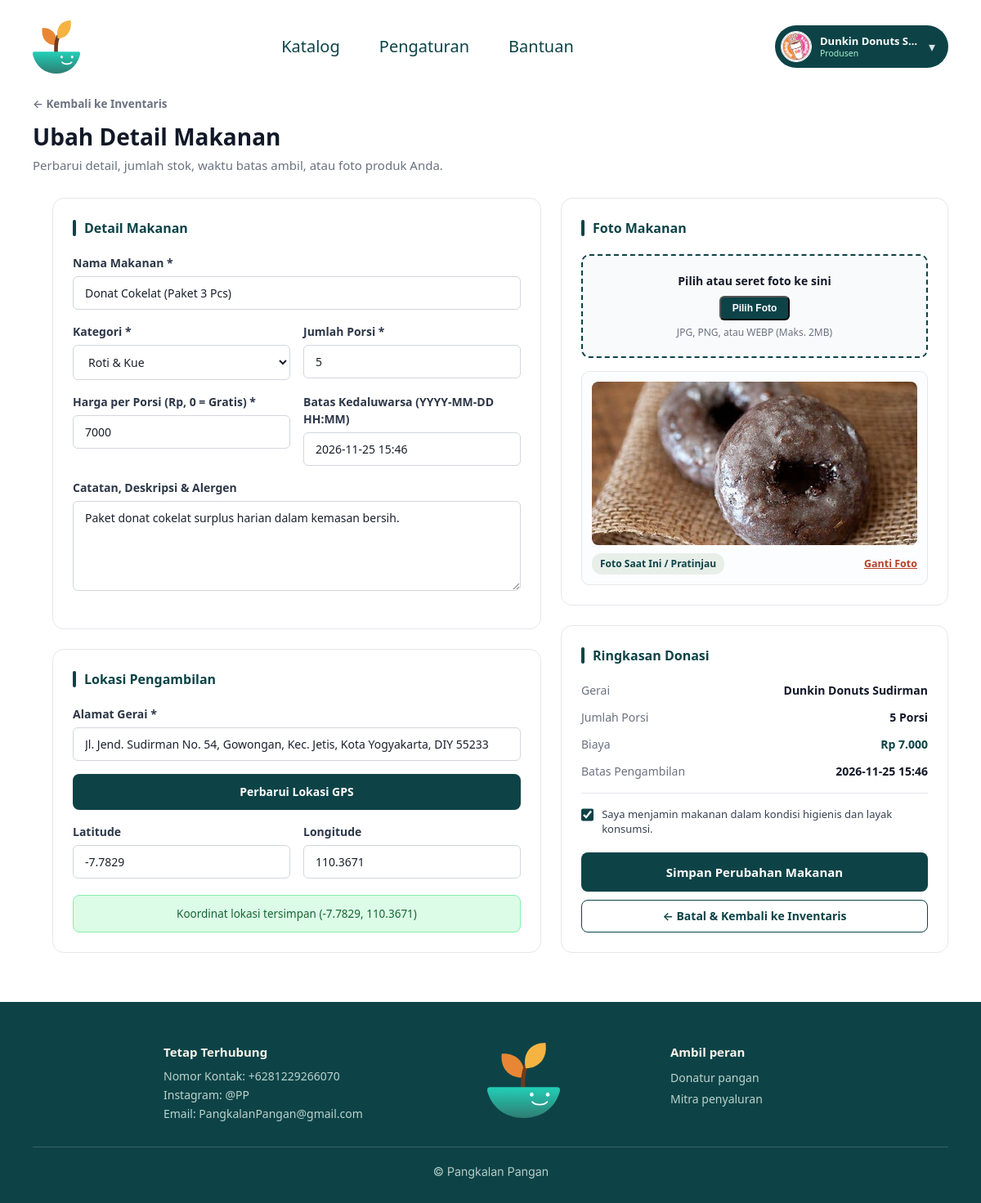
Page /add_food.php?id=1 (signed in) on the committed database.
### tables this page shows
CREATE TABLE makanan (
  id INT AUTO_INCREMENT PRIMARY KEY,
  produsen_id INT NOT NULL,
  kategori_id INT NOT NULL,
  nama_makanan VARCHAR(150) NOT NULL,
  deskripsi TEXT NULL,
  harga INT NOT NULL DEFAULT 0,
  stok INT NOT NULL DEFAULT 0,
  foto_makanan VARCHAR(255) NOT NULL DEFAULT 'default_makanan.png',
  kedaluwarsa_pada DATETIME NULL,
  alamat_ambil TEXT NULL,
  latitude_ambil DOUBLE NULL,  
  longitude_ambil DOUBLE NULL,
  dibuat_pada DATETIME NOT NULL DEFAULT CURRENT_TIMESTAMP,
  FOREIGN KEY (produsen_id) REFERENCES pengguna(id),
  FOREIGN KEY (kategori_id) REFERENCES kategori(id)
);

CREATE TABLE kategori (
  id INT AUTO_INCREMENT PRIMARY KEY,
  nama_kategori VARCHAR(100) NOT NULL UNIQUE,
  deskripsi TEXT NULL,
  dibuat_pada DATETIME NOT NULL DEFAULT CURRENT_TIMESTAMP
);

CREATE TABLE pengguna (
  id INT AUTO_INCREMENT PRIMARY KEY,
  username VARCHAR(50) NOT NULL UNIQUE,
  email VARCHAR(100) NOT NULL UNIQUE,
  kata_sandi_hash VARCHAR(255) NOT NULL,
  nama_lengkap VARCHAR(100) NOT NULL,
  foto_profil VARCHAR(255) NOT NULL DEFAULT 'default_avatar.png',
  peran ENUM('admin', 'produsen', 'konsumen') NOT NULL DEFAULT 'konsumen',
  dokumen_kelayakan VARCHAR(255) NULL,
  status_verifikasi ENUM('menunggu', 'disetujui', 'ditolak') NOT NULL DEFAULT 'menunggu',
  catatan_verifikasi TEXT NULL,
  dibuat_pada DATETIME NOT NULL DEFAULT CURRENT_TIMESTAMP
);

### includes/crud1_helpers.php (called while the page is built, shortened)
<?php
function crud1AmbilDaftarKategori($conn) {
    $daftar = array();
    $sql = "SELECT id, nama_kategori, deskripsi, dibuat_pada FROM kategori ORDER BY nama_kategori ASC";
    $stmt = mysqli_prepare($conn, $sql);
    mysqli_stmt_execute($stmt);
    $res = mysqli_stmt_get_result($stmt);
    while ($row = mysqli_fetch_assoc($res)) {
        $daftar[] = $row;
    }
    return $daftar;
}
function crud1AmbilMakananMilikProdusen($conn, $makanan_id, $produsen_id) {
    $id_bersih = (int) $makanan_id;
    $produsen_bersih = (int) $produsen_id;
    $sql = "SELECT id, produsen_id, kategori_id, nama_makanan, deskripsi, harga, stok, foto_makanan, "
         . "kedaluwarsa_pada, alamat_ambil, latitude_ambil, longitude_ambil, dibuat_pada "
         . "FROM makanan WHERE id = ? AND produsen_id = ? LIMIT 1";
    $stmt = mysqli_prepare($conn, $sql);
    mysqli_stmt_bind_param($stmt, "ii", $id_bersih, $produsen_bersih);
    mysqli_stmt_execute($stmt);
    $res = mysqli_stmt_get_result($stmt);
    $row = mysqli_fetch_assoc($res);
    return $row ? $row : null;
}
function crud1FormatKedaluwarsaInput($datetime_str) {
    $teks = trim((string) $datetime_str);
    $ts = strtotime($teks);
    return date('Y-m-d H:i', $ts);
}
function crud1FormatFotoUrl($foto_makanan, $base_prefix = '') {
    $fallback = 'assets/images/menu_donat_glaze.png';
    $raw = trim((string) $foto_makanan);
    if (file_exists(__DIR__ . '/../' . $raw)) {
        return $base_prefix . $raw;
    }
    return $base_prefix . $fallback;
}
?>

### includes/functions.php (called while the page is built, shortened)
<?php
function escapeHtml($teks) {
    return htmlspecialchars((string) $teks, ENT_QUOTES, 'UTF-8');
}
function formatRupiah($angka) {
    $nilai = (int) $angka;
    return 'Rp ' . number_format($nilai, 0, ',', '.');
}
function ambilPenggunaById($conn, $pengguna_id) {
    $id_bersih = (int) $pengguna_id;
    $sql = "SELECT id, username, email, nama_lengkap, foto_profil, peran, dokumen_kelayakan, status_verifikasi, catatan_verifikasi, dibuat_pada "
         . "FROM pengguna WHERE id = ? LIMIT 1";
    $stmt = mysqli_prepare($conn, $sql);
    mysqli_stmt_bind_param($stmt, "i", $id_bersih);
    mysqli_stmt_execute($stmt);
    $hasil = mysqli_stmt_get_result($stmt);
    $data_pengguna = mysqli_fetch_assoc($hasil);
    return $data_pengguna ? $data_pengguna : null;
}
?>

### add_food.php (the view, shortened to what this page needs)
<?php
require_once 'config/database.php';
require_once 'includes/functions.php';
require_once 'includes/crud1_helpers.php';
$produsen_id = (int) $_SESSION['user_id'];
$produsen = ambilPenggunaById($conn, $produsen_id);
$nama_gerai = trim((string) $produsen['nama_lengkap']) !== ''
    ? $produsen['nama_lengkap']
    : (isset($_SESSION['full_name']) ? $_SESSION['full_name'] : 'Mitra Produsen');
$daftar_kategori = crud1AmbilDaftarKategori($conn);
$edit_id = isset($_GET['id']) ? (int) $_GET['id'] : 0;
$is_edit = false;
$item_edit = null;
if ($edit_id > 0) {
    $item_edit = crud1AmbilMakananMilikProdusen($conn, $edit_id, $produsen_id);
    $is_edit = true;
}
$val_nama = $is_edit ? (string) $item_edit['nama_makanan'] : '';
$val_kategori_id = $is_edit ? (int) $item_edit['kategori_id'] : (!empty($daftar_kategori) ? (int) $daftar_kategori[0]['id'] : 0);
$val_harga = $is_edit ? (string) ((int) $item_edit['harga']) : '0';
$val_stok = $is_edit ? (string) ((int) $item_edit['stok']) : '10';
$val_deskripsi = ($is_edit && isset($item_edit['deskripsi'])) ? (string) $item_edit['deskripsi'] : '';
$val_alamat = ($is_edit && isset($item_edit['alamat_ambil'])) ? (string) $item_edit['alamat_ambil'] : '';
$val_lat = ($is_edit && $item_edit['latitude_ambil'] !== null) ? (string) $item_edit['latitude_ambil'] : '';
$val_lng = ($is_edit && $item_edit['longitude_ambil'] !== null) ? (string) $item_edit['longitude_ambil'] : '';
$default_kedaluwarsa = date('Y-m-d H:i', time() + 4 * 3600);
$val_kedaluwarsa = $is_edit
    ? crud1FormatKedaluwarsaInput($item_edit['kedaluwarsa_pada'])
    : $default_kedaluwarsa;
$preview_foto_src = $is_edit
    ? crud1FormatFotoUrl($item_edit['foto_makanan'])
    : 'assets/images/menu_ayam_crispy.png';
require_once 'includes/header.php';
require_once 'includes/navbar.php';
?>
        <div class="main-content">
            <div class="back-link-wrap">
                <a href="inventory.php" class="back-link-btn">&#8592; Kembali ke Inventaris</a>
            </div>
            <h1 class="page-title-main"><?php echo $is_edit ? 'Ubah Detail Makanan' : 'Donasi Makanan Baru'; ?></h1>
            <p class="page-subtitle-main"><?php echo $is_edit ? 'Perbarui detail, jumlah stok, waktu batas ambil, atau foto produk Anda.' : 'Daftarkan makanan untuk disalurkan kepada mereka yang membutuhkan.'; ?></p>
            <form action="actions/crud1_item.php" method="post" enctype="multipart/form-data" id="formAddFood" class="add-food-grid">
                <div class="add-food-col-left">
                    <div class="form-card">
                        <div class="form-card-header">
                            <span class="card-accent-bar"></span>
                            <h2 class="card-title-text">Detail Makanan</h2>
                        </div>
                        <div class="form-group">
                            <label for="inputFoodName" class="form-label">Nama Makanan *</label>
                            <input type="text" id="inputFoodName" name="nama_makanan" class="form-control" value="<?php echo escapeHtml($val_nama); ?>" />
                        </div>
                        <div class="form-row-2col">
                            <div class="form-group">
                                <label for="selectCategory" class="form-label">Kategori *</label>
                                <select id="selectCategory" name="kategori_id" class="form-control">
                                    <?php if (empty($daftar_kategori)): ?>
                                        <option value="0">Belum ada kategori</option>
                                    <?php else: ?>
                                        <?php foreach ($daftar_kategori as $kat): ?>
                                            <?php $kid = (int) $kat['id']; ?>
                                            <option value="<?php echo escapeHtml((string) $kid); ?>"<?php echo ($val_kategori_id === $kid) ? ' selected="selected"' : ''; ?>>
                                                <?php echo escapeHtml($kat['nama_kategori']); ?>
                                            </option>
                                        <?php endforeach; ?>
                                    <?php endif; ?>
                                </select>
                            </div>
                            <div class="form-group">
                                <label for="inputPortion" class="form-label">Jumlah Porsi *</label>
                                <input type="text" id="inputPortion" name="stok" class="form-control" value="<?php echo escapeHtml($val_stok); ?>" />
                            </div>
                        </div>
                        <div class="form-row-2col">
                            <div class="form-group">
                                <label for="inputPrice" class="form-label">Harga per Porsi (Rp, 0 = Gratis) *</label>
                                <input type="text" id="inputPrice" name="harga" class="form-control" value="<?php echo escapeHtml($val_harga); ?>" />
                            </div>
                            <div class="form-group">
                                <label for="inputExpiryTime" class="form-label">Batas Kedaluwarsa (YYYY-MM-DD HH:MM)</label>
                                <input type="text" id="inputExpiryTime" name="kedaluwarsa_pada" class="form-control" value="<?php echo escapeHtml($val_kedaluwarsa); ?>" />
                            </div>
                        </div>
                        <div class="form-group">
                            <label for="textareaNotes" class="form-label">Catatan, Deskripsi &amp; Alergen</label>
                            <textarea id="textareaNotes" name="deskripsi" class="form-control form-control-textarea" rows="4" cols="50"><?php echo escapeHtml($val_deskripsi); ?></textarea>
                        </div>
                    </div>
                    <div class="form-card">
                        <div class="form-card-header">
                            <span class="card-accent-bar"></span>
                            <h2 class="card-title-text">Lokasi Pengambilan</h2>
                        </div>
                        <div class="form-group">
                            <label for="inputAddress" class="form-label">Alamat Gerai *</label>
                            <input type="text" id="inputAddress" name="alamat_ambil" class="form-control" value="<?php echo escapeHtml($val_alamat); ?>" />
                        </div>
                        <button type="button" id="btnDetectLocation" class="btn-detect-gps-full btn-detect-gps">Perbarui Lokasi GPS</button>
                        <div class="form-row-2col">
                            <div class="form-group">
                                <label for="inputLatitude" class="form-label">Latitude</label>
                                <input type="text" id="inputLatitude" name="latitude" class="form-control" readonly="readonly" value="<?php echo escapeHtml($val_lat); ?>" />
                            </div>
                            <div class="form-group">
                                <label for="inputLongitude" class="form-label">Longitude</label>
                                <input type="text" id="inputLongitude" name="longitude" class="form-control" readonly="readonly" value="<?php echo escapeHtml($val_lng); ?>" />
                            </div>
                        </div>
                        <div class="geo-status-box">
                            <span id="geoStatusText"><?php echo ($val_lat !== '' && $val_lng !== '') ? 'Koordinat lokasi tersimpan (' . escapeHtml($val_lat) . ', ' . escapeHtml($val_lng) . ')' : 'Klik tombol di atas untuk mendeteksi koordinat GPS gerai'; ?></span>
                        </div>
                    </div>
                </div>
                <div class="add-food-col-right">
                    <div class="form-card">
                        <div class="form-card-header">
                            <span class="card-accent-bar"></span>
                            <h2 class="card-title-text">Foto Makanan</h2>
                        </div>
                        <div class="photo-dropzone" id="dropzoneUpload">
                            <div class="photo-dropzone-title">Pilih atau seret foto ke sini</div>
                            <button type="button" class="btn-browse-photo" id="btnBrowsePhoto">Pilih Foto</button>
                            <div class="photo-dropzone-hint">JPG, PNG, atau WEBP (Maks. 2MB)</div>
                        </div>
                        <div class="photo-preview-wrap">
                            <div class="photo-preview-box">
                                <img src="<?php echo escapeHtml($preview_foto_src); ?>" alt="Pratinjau Foto Makanan" class="photo-preview-img" id="foodImagePreview" />
                            </div>
                            <div class="photo-preview-footer">
                                <span class="photo-preview-badge"><?php echo $is_edit ? 'Foto Saat Ini / Pratinjau' : 'Pratinjau Foto'; ?></span>
                                <button type="button" class="btn-change-photo" id="btnChangePhoto">Ganti Foto</button>
                            </div>
                        </div>
                    </div>
                    <div class="form-card">
                        <div class="form-card-header">
                            <span class="card-accent-bar"></span>
                            <h2 class="card-title-text">Ringkasan Donasi</h2>
                        </div>
                        <div class="summary-list">
                            <div class="summary-item">
                                <span class="summary-label">Gerai</span>
                                <span class="summary-val" id="summaryStore"><?php echo escapeHtml($nama_gerai); ?></span>
                            </div>
                            <div class="summary-item">
                                <span class="summary-label">Jumlah Porsi</span>
                                <span class="summary-val" id="summaryPortion"><?php echo escapeHtml($val_stok); ?> Porsi</span>
                            </div>
                            <div class="summary-item">
                                <span class="summary-label">Biaya</span>
                                <span class="summary-val-free" id="summaryPrice"><?php echo escapeHtml(formatRupiah((int) $val_harga)); ?></span>
                            </div>
                            <div class="summary-item">
                                <span class="summary-label">Batas Pengambilan</span>
                                <span class="summary-val" id="summaryTime"><?php echo $val_kedaluwarsa !== '' ? escapeHtml(str_replace('T', ' ', $val_kedaluwarsa)) : 'Tidak dibatasi'; ?></span>
                            </div>
                        </div>
                        <hr class="summary-divider" />
                        <label class="summary-checkbox-wrap">
                            <input type="checkbox" id="chkConfirmHygienic" name="konfirmasi_higienis" checked="checked" />
                            <span>Saya menjamin makanan dalam kondisi higienis dan layak konsumsi.</span>
                        </label>
                        <button type="submit" class="btn-submit-donation" id="btnSubmitDonation"><?php echo $is_edit ? 'Simpan Perubahan Makanan' : 'Donasikan Makanan'; ?></button>
                        <a href="inventory.php" class="btn-cancel-donation">&#8592; Batal &amp; Kembali ke Inventaris</a>
                    </div>
                </div>
            </form>
        </div>
<?php
require_once 'includes/footer.php';
?>

### assets/css/style.css (style rules this page uses)
* { box-sizing: border-box; margin: 0; padding: 0; }
html { width: 100%; min-height: 100%; overflow-x: hidden; overflow-y: scroll; -webkit-text-size-adjust: 100%; scroll-behavior: smooth; }
body { font-family: 'Segoe UI', -apple-system, BlinkMacSystemFont, Roboto, Helvetica, Arial, sans-serif; background-color: #ffffff; color: #1a202c; line-height: 1.5; -webkit-font-smoothing: antialiased; -moz-osx-font-smoothing: grayscale; width: 100%; min-height: 100%; position: relative; overflow: visible; }

### rows in the picture
makanan: nama_makanan "Donat Cokelat (Paket 3 Pcs)", kategori_id "Roti & Kue", stok "5", harga "7000", kedaluwarsa_pada "2026-11-25 15:46", deskripsi "Paket donat cokelat surplus harian dalam kemasan bersih.", alamat_ambil "Jl. Jend. Sudirman No. 54, Gowongan, Kec. Jetis, Kota Yogyakarta, DIY 55233", latitude "-7.7829", longitude "110.3671", latitude_ambil "-7.7829", longitude_ambil "110.3671", foto_makanan (picture), harga "Rp 7.000"
pengguna: nama_lengkap "Dunkin Donuts Sudirman"

### other values in the picture
$user_display_name "Dunkin Donuts S…"
$user_role_label "Produsen"
